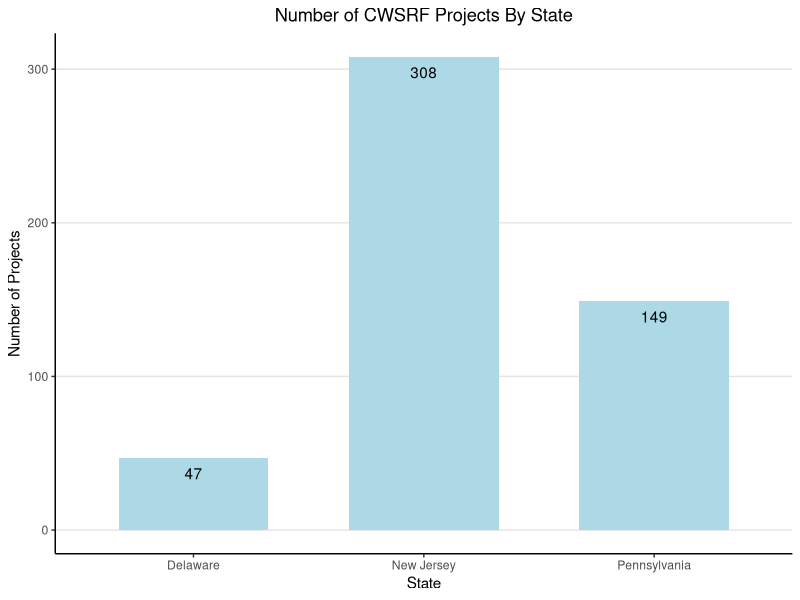
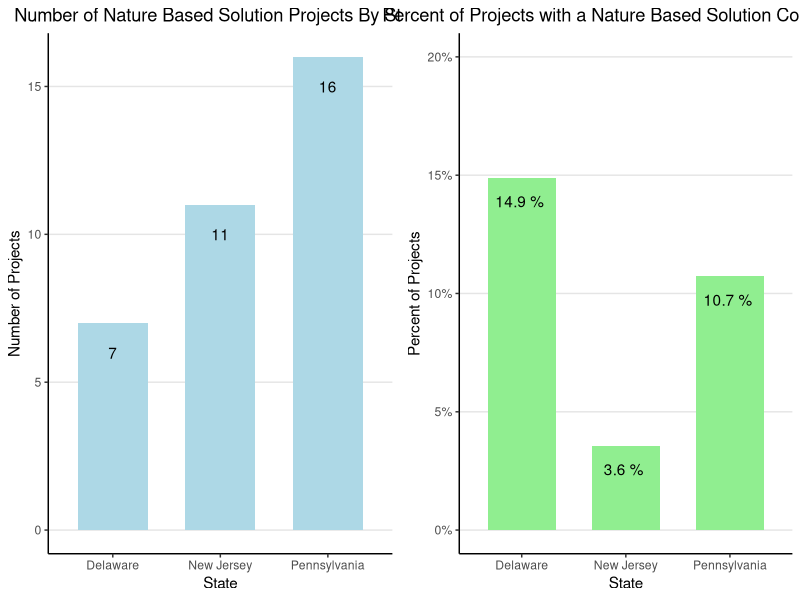
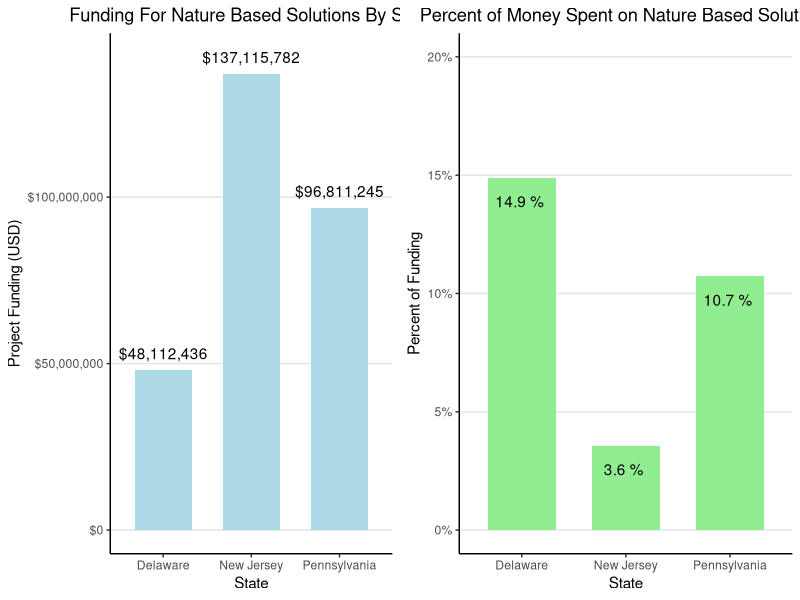

Recreate these plots in R, in order.
## ---- chunk 1
knitr::opts_chunk$set(echo = TRUE)

library(tidyverse)
library(readxl)
library(gridExtra)
library(scales)

## ---- chunk 2

de_river <- read_excel('Data/De_river_states_project.xlsx')
## ---- chunk 3

ggplot(data=de_river,aes(x=State))+
  geom_bar(stat='count',width=0.65,fill='lightblue')+
  geom_text(aes(label=after_stat(count)),stat='count',nudge_y = -10)+
  theme_classic()+
  labs(y='Number of Projects',y='State')+
  theme(panel.grid.major.y = element_line(color = "gray90",size = 0.5),plot.title = element_text(hjust = 0.5))+
  ggtitle('Number of CWSRF Projects By State')

## ---- chunk 4

count_nature <- de_river %>% filter(Nature_Based > 0) %>% group_by(State) %>% tally() %>% rename(nature = n)
count_all <- de_river %>% group_by(State) %>% tally() %>% rename(total = n)

all_count <- left_join(count_nature,count_all,by='State') %>%
  mutate(percent = nature / total)

grid.arrange(

ggplot(data=de_river %>% filter(Nature_Based > 0),aes(x=State))+
  geom_bar(stat='count',width=0.65,fill='lightblue')+
  geom_text(aes(label=after_stat(count)),stat='count',nudge_y = -1)+
  theme_classic()+
  labs(y='Number of Projects',y='State')+
  theme(panel.grid.major.y = element_line(color = "gray90",size = 0.5),plot.title = element_text(hjust = 0.5))+
  ggtitle('Number of Nature Based Solution Projects By State'),

ggplot(data=all_count,aes(x=State,y=percent))+
  geom_bar(stat='identity',width=0.65,fill='lightgreen')+
  geom_text(aes(label=paste(as.character(round(percent * 100,1)),'%',setp='')),stat='identity',nudge_y = -0.01)+
  scale_y_continuous(limits=c(0,0.2),labels = scales::percent)+
  labs(y='Percent of Projects',x='State')+
  theme_classic()+
  theme(panel.grid.major.y = element_line(color = "gray90",size = 0.5),plot.title = element_text(hjust = 0.5))+
  ggtitle('Percent of Projects with a Nature Based Solution Component'),

nrow=1)

## ---- chunk 5

money_nature <- de_river %>% filter(Nature_Based > 0) %>% group_by(State) %>% summarize(nature = sum(Nature_Based))
money_all <- de_river %>% filter(Nature_Based > 0) %>% group_by(State) %>% summarize(total = sum(Current_Agreement_Amount))

money_join <- left_join(count_nature,count_all,by='State') %>%
  mutate(percent = nature / total)

grid.arrange(

ggplot(data=de_river,aes(x=State,y=Nature_Based))+
  geom_bar(stat='sum',width=0.65,fill='lightblue', show.legend = FALSE)+
  geom_text(aes(label = label_dollar()(after_stat(y))), stat = 'summary', fun = 'sum', nudge_y = 5000000)+
  scale_y_continuous(labels = label_dollar())+
  theme_classic()+
  labs(y='Project Funding (USD)',y='State')+
  theme(panel.grid.major.y = element_line(color = "gray90",size = 0.5),plot.title = element_text(hjust = 0.5))+
  ggtitle('Funding For Nature Based Solutions By State'),

ggplot(data=money_join,aes(x=State,y=percent))+
  geom_bar(stat='identity',width=0.65,fill='lightgreen')+
  geom_text(aes(label=paste(as.character(round(percent * 100,1)),'%',setp='')),stat='identity',nudge_y = -0.01)+
  scale_y_continuous(limits=c(0,0.2),labels = scales::percent)+
  labs(y='Percent of Funding',x='State')+
  theme_classic()+
  theme(panel.grid.major.y = element_line(color = "gray90",size = 0.5),plot.title = element_text(hjust = 0.5))+
  ggtitle('Percent of Money Spent on Nature Based Solutions'),

nrow=1)

